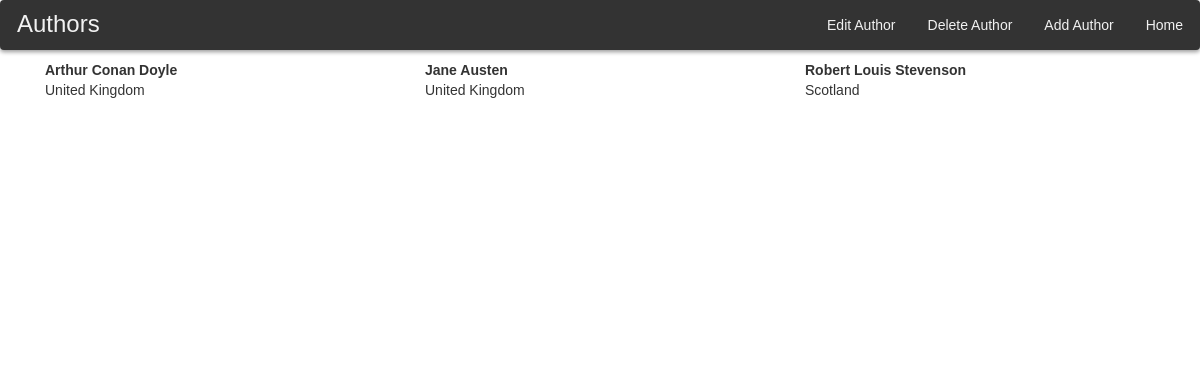
The app's page /includes/author.php (signed in), older data.
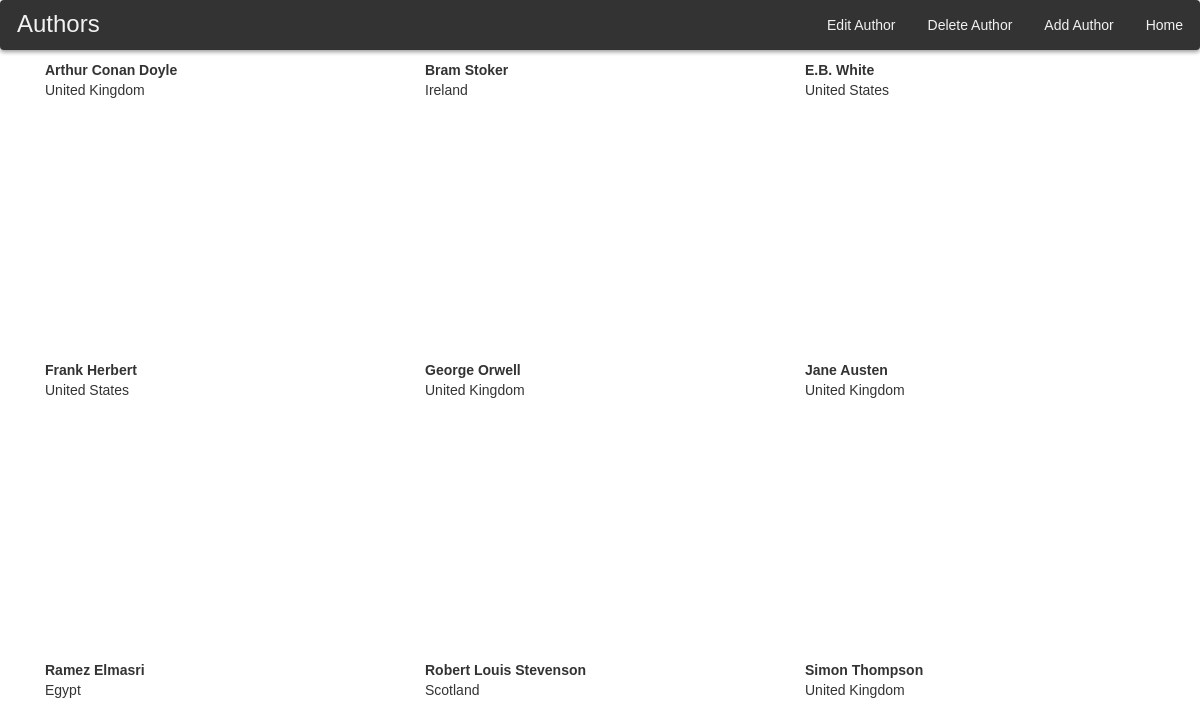
The same page, newer data.
### tables this page shows
CREATE TABLE `author` (
  `Name` varchar(250) NOT NULL,
  `Nationality` varchar(250) NOT NULL
);

### includes/author.php (the view, shortened to what this page needs)
<?php
include('sqlconnect.php');
?>
<!DOCTYPE html>
<html lang="en">
<head>
    <link rel="stylesheet" href="assets/bootstrap.css">
    <link rel="stylesheet" href="assets/font-awesome.css">
</head>
<body>
    <nav class="navbar">
        <h1>Authors</h1>
        <a href="admin-dashboard.php">Home</a>
        <a href="add-author.php">Add Author</a>
        <a href="delete-author.php">Delete Author</a>
        <a href="edit-author.php">Edit Author</a>
    </nav>
    <div class="content-wrapper">
        <div class="container">
            <div class="row pad-botm">
                <div class="col-md-12">
                      <?php
                        $sql = "SELECT * FROM author";
                        $result = mysqli_query($con, $sql);
                        while ($row = mysqli_fetch_assoc($result)) { ?>
                            <div class="col-md-4" style="float:left; height:300px;">
                                <b><?php echo $row['Name'];?></b><br />
                                <?php echo $row['Nationality'];?><br />
                            </div>
                        <?php } ?>
                </div>
            </div>
        </div>
    </div>
</body>
</html>

Row changes from the older to the newer data that the page shows:
added author: Name "Bram Stoker", Nationality "Ireland"
added author: Name "E.B. White", Nationality "United States"
added author: Name "Frank Herbert", Nationality "United States"
added author: Name "George Orwell", Nationality "United Kingdom"
added author: Name "Ramez Elmasri", Nationality "Egypt"
added author: Name "Simon Thompson", Nationality "United Kingdom"
